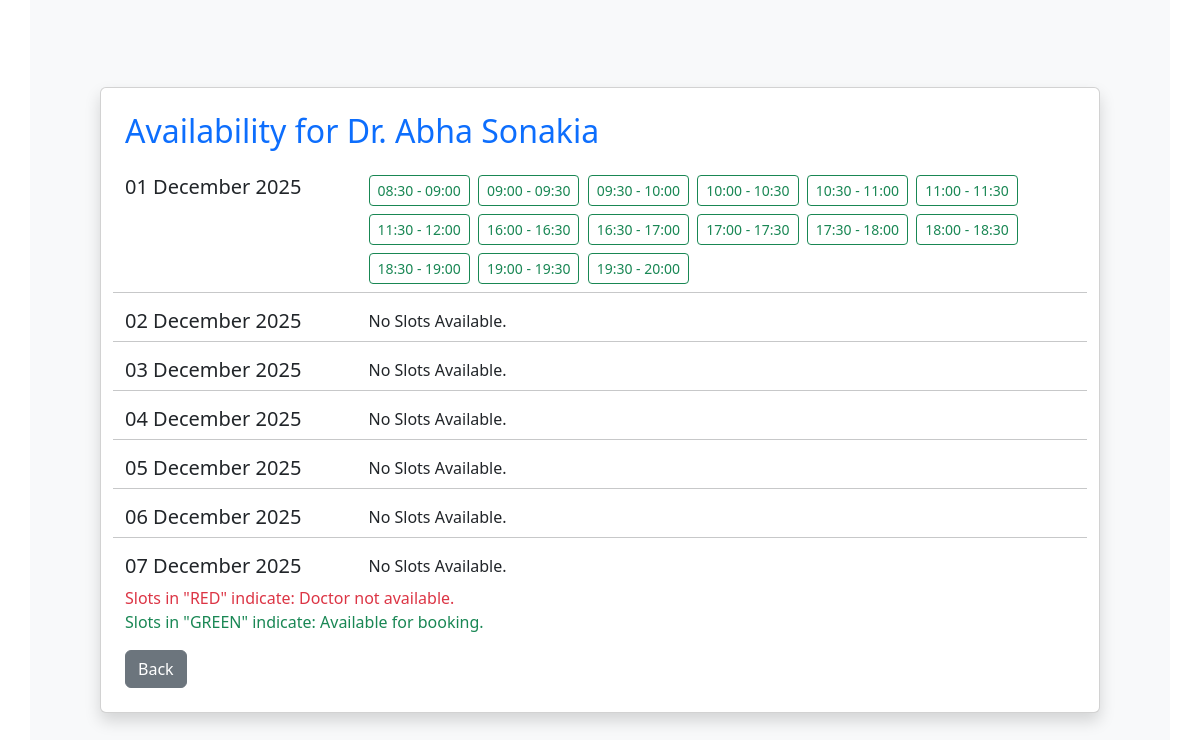
Screenshot of /check_availability?doc_id=1 (signed in) with the database file from the repository.
### backend/models.py (models this page shows, shortened)
class Doctor(db.Model,UserMixin):
    __tablename__ = "doctor"
    id = db.Column(db.Integer, primary_key = True, autoincrement = True)
    username = db.Column(db.String, unique=True)
    email = db.Column(db.String, unique = True)
    password = db.Column(db.String)
    full_name = db.Column(db.String)
    contact_no = db.Column(db.String)
    status = db.Column(db.Boolean,default=True)
    department_id = db.Column(db.Integer, db.ForeignKey("departments.id"))
    appointments = db.relationship("Appointment",backref="doctor")
    doctor_availability = db.relationship("Doctor_Availability",backref="doctor",cascade="all, delete-orphan")
    qualification= db.Column(db.Text)
    description= db.Column(db.Text)
    @property
    def is_active(self):
        return self.status

class Doctor_Availability(db.Model):
    __tablename__="doctor_availability"
    id = db.Column(db.Integer, primary_key = True, autoincrement = True)
    doctor_id = db.Column(db.Integer, db.ForeignKey("doctor.id"), nullable=False)
    date = db.Column(db.Date, nullable=False, index=True)
    start_time = db.Column(db.Time, nullable=False)
    end_time = db.Column(db.Time, nullable=False)
    is_active=db.Column(db.Boolean,nullable=False)
    appointments = db.relationship("Appointment",backref="booked_slot",cascade="all, delete-orphan")

### backend/routes.py (the view, shortened to what this page needs)
@app.route("/check_availability", methods=["GET", "POST"])
def check_availability():
    if request.method=="GET":
        doc_id = request.args.get("doc_id")
        doctor=Doctor.query.get(doc_id)
        doc_name=doctor.full_name
        today = date.today()
        dates = [today + timedelta(days=i) for i in range(7)]
        slots_by_date = {d: [] for d in dates}
        all_slots1 = Doctor_Availability.query.filter(
        Doctor_Availability.doctor_id == doc_id,
        Doctor_Availability.date.in_(dates),
        ).order_by(Doctor_Availability.date,
               Doctor_Availability.start_time).all()
        back_url=None
        all_slots = []
        for slot in all_slots1:
            if slot.date == today:
                if slot.start_time <= datetime.now().time():
                    continue
            all_slots.append(slot)
        if isinstance(current_user, Admin):
            back_url = "/dashboard/admin"
        for slot in all_slots:
            slots_by_date[slot.date].append(slot)
        is_booking_allowed=False
        is_reschedule_allowed = False
        doc_avlb_id=None
        if request.args.get("action") == "reschedule":
            doc_avlb_id = request.args.get("slot_id")
            is_reschedule_allowed = True
        if isinstance(current_user, Patient):
            is_booking_allowed = True
            back_url = "/dashboard/patient"
        return render_template("patient/check_doc_availability.html",doc_avlb_id=doc_avlb_id if doc_avlb_id else None,is_reschedule_allowed=is_reschedule_allowed,back_url=back_url,is_booking_allowed=is_booking_allowed,slots_by_date=slots_by_date, dates=dates,doc_name=doc_name,doc_id=doc_id)

### app.py (called while the page is built)
def create_app():
    app = Flask(__name__)
    app.config["SQLALCHEMY_DATABASE_URI"] = "sqlite:///mydb.sqlite3"
    db.init_app(app)
    app.config["SECRET_KEY"] = "mysecretkey"
    loginmanager=LoginManager(app)
    @loginmanager.user_loader
    def load_user(email):
        obj=db.session.query(Doctor).filter_by(email=email).first() or db.session.query(Patient).filter_by(email=email).first() or db.session.query(Admin).filter_by(email=email).first()
        return obj
    app.app_context().push()
    return app

### backend/routes.py (called while the page is built)
@app.before_request
def inactive_users():
    msg = None
    if not current_user.is_authenticated and request.endpoint != "login" and request.endpoint!="register" and request.endpoint!="home":
        if(current_user.is_active == False):
            msg = "You are not allowed to access the application. Please contact administrator."
        logout_user()
        return redirect(url_for("login", msg=msg))

### templates/patient/check_doc_availability.html (shortened to what this page needs)
<!DOCTYPE html>
<html lang="en">
<head>
    <link href="https://cdn.jsdelivr.net/npm/bootstrap@5.3.8/dist/css/bootstrap.min.css" rel="stylesheet"
>
    <link rel="stylesheet" href="https://cdn.jsdelivr.net/npm/bootstrap-icons@1.13.1/font/bootstrap-icons.min.css">
</head>
<body>
    <div class="container min-vh-100 d-flex justify-content-center align-items-center bg-light">
        <div class="card shadow p-4" style="width: 1000px;">
            <h2 class="mb-4 text-primary">Availability for {{doc_name}}</h2>
            <form method="POST" action="{{url_for('check_availability',doc_id=doc_id, action='reschedule', slot_id=doc_avlb_id) if is_reschedule_allowed else url_for('check_availability',doc_id=doc_id)}}">
                    {% for d in dates %}
                    <div class="row">
                        <div class="col-3">
                            <h5>
                                {{ d.strftime("%d %B %Y") }}
                            </h5>
                        </div>
                        <div class="col-9">
                            {% if slots_by_date[d] %}
                            {% for slot in slots_by_date[d] %}
                            <div class="btn-group">
                                <label class="btn {{ 'btn-outline-success' if slot.is_active else 'btn-outline-danger' }} btn-sm me-1 mb-2" for="slot{{ slot.id }}">
                                    {{ slot.start_time.strftime("%H:%M") }} - {{ slot.end_time.strftime("%H:%M") }}
                                </label>
                            </div>
                            {% endfor %}
                            {% else %}
                            <div>
                                No Slots Available.
                            </div>
                            {% endif %}
                        </div>
                        {% if not loop.last %}
                        <hr>
                        {% endif %}
                    </div>
                    {% endfor %}
                    <div class="text-danger">
                        Slots in "RED" indicate: Doctor not available.
                    </div>
                    <div class="text-success mb-3">
                        Slots in "GREEN" indicate: Available for booking.
                    </div>
                    <div class="d-flex justify-content-between">
                        <a href="{{back_url}}" class="btn btn-secondary">Back</a>
                    </div>
            </form>
        </div>
    </div>
</body>
</html>

### rows the page displays
Doctor: full_name "Dr. Abha Sonakia"
Doctor_Availability: start_time "08:30", end_time "09:00"
Doctor_Availability: start_time "09:00", end_time "09:30"
Doctor_Availability: start_time "09:30", end_time "10:00"
Doctor_Availability: start_time "10:00", end_time "10:30"
Doctor_Availability: start_time "10:30", end_time "11:00"
Doctor_Availability: start_time "11:00", end_time "11:30"
Doctor_Availability: start_time "11:30", end_time "12:00"
Doctor_Availability: start_time "16:00", end_time "16:30"
Doctor_Availability: start_time "16:30", end_time "17:00"
Doctor_Availability: start_time "17:00", end_time "17:30"
Doctor_Availability: start_time "17:30", end_time "18:00"
Doctor_Availability: start_time "18:00", end_time "18:30"
Doctor_Availability: start_time "18:30", end_time "19:00"
Doctor_Availability: start_time "19:00", end_time "19:30"
Doctor_Availability: start_time "19:30", end_time "20:00"

### other values shown
{{ d.strftime("%d %B %Y") }} "01 December 2025" "02 December 2025" "03 December 2025" "04 December 2025" "05 December 2025" "06 December 2025" "07 December 2025"
